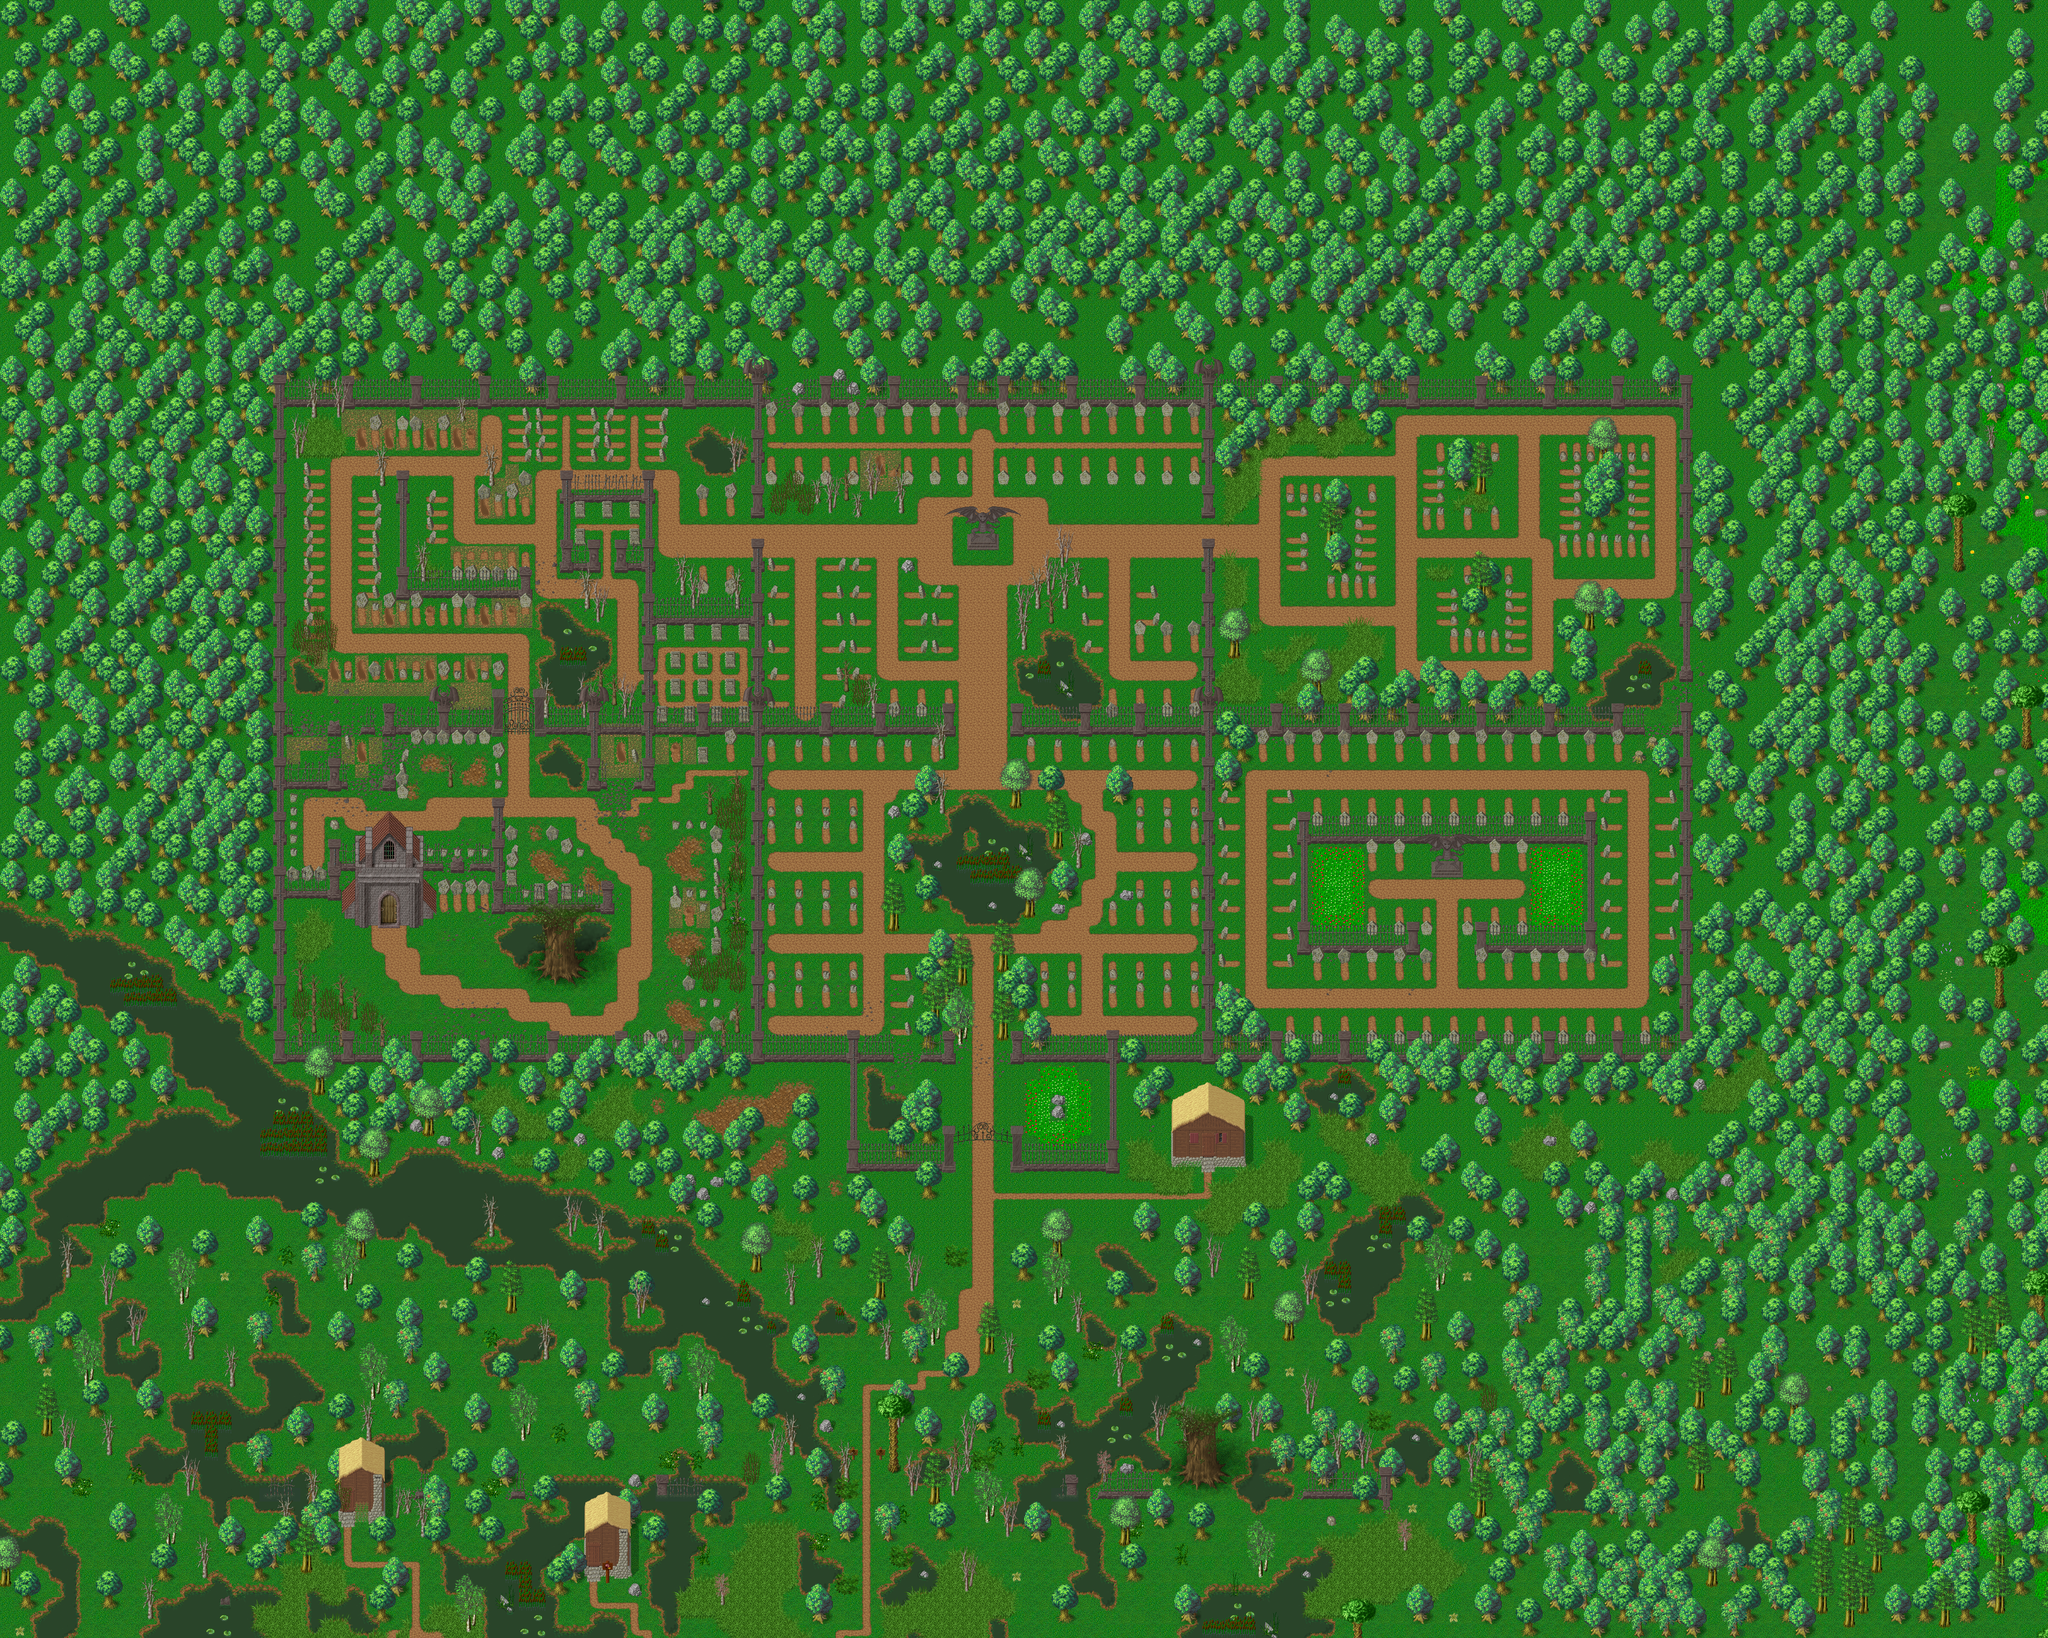

Tiled map render using the project's own tile images. Description and the map definition, with tile-layer contents summarised, below:
An orthogonal 150x120 tile map with 32x32 px tiles, 7 tile layers (Ground1, Ground2, Ground3, Fringe, ...), 1 hidden layer not drawn, 15 tilesets and 32 objects (29x spawn, 2x warp, particle_effect).

<map version="1.10" tiledversion="1.11.2" orientation="orthogonal" renderorder="right-down" width="150" height="120" tilewidth="32" tileheight="32" infinite="0" nextlayerid="10" nextobjectid="34">
 <properties>
  <property name="minimap" value="graphics/minimaps/027-1.png" />
  <property name="music" value="graveyard.ogg" />
  <property name="name" value="Graveyard" />
  <property name="overlay0image" value="graphics/images/ambient/fog.png" />
  <property name="overlay0parallax" value="1.0" />
  <property name="overlay0scrollX" value="0.307" />
  <property name="overlay0scrollY" value="0.211" />
  <property name="overlay1image" value="graphics/images/ambient/fog.png" />
  <property name="overlay1parallax" value="1.0" />
  <property name="overlay1scrollX" value="0.227" />
  <property name="overlay1scrollY" value="0.341" />
 </properties>
 <tileset firstgid="1" source="../tilesets/collision.tsx" />
 <tileset firstgid="3" source="../tilesets/woodland_ground.tsx" />
 <tileset firstgid="259" source="../tilesets/woodland_x2.tsx" />
 <tileset firstgid="291" source="../tilesets/woodland_x3.tsx" />
 <tileset firstgid="323" source="../tilesets/woodland_village.tsx" />
 <tileset firstgid="579" source="../tilesets/woodland_x5.tsx" />
 <tileset firstgid="595" source="../tilesets/woodland_x4.tsx" />
 <tileset firstgid="611" source="../tilesets/woodland_x8.tsx" />
 <tileset firstgid="627" source="../tilesets/woodland_swamp.tsx" />
 <tileset firstgid="883" source="../tilesets/forest.tsx" />
 <tileset firstgid="1282" source="../tilesets/woodland_graveyard_x3.tsx" />
 <tileset firstgid="1362" source="../tilesets/woodland_graveyard_x4.tsx" />
 <tileset firstgid="1394" source="../tilesets/woodland_graveyard_crypt.tsx" />
 <tileset firstgid="1457" source="../tilesets/woodland_graveyard_ground.tsx" />
 <tileset firstgid="1521" source="../tilesets/woodland_village_x3.tsx" />
 <layer id="1" name="Ground1" width="150" height="120">
  <data>[18000 cells, 18000 non-empty, 113 distinct tile ids]</data>
 </layer>
 <layer id="2" name="Ground2" width="150" height="120">
  <data>[18000 cells, 2088 non-empty, 131 distinct tile ids]</data>
 </layer>
 <layer id="3" name="Ground3" width="150" height="120">
  <data>[18000 cells, 41 non-empty, 18 distinct tile ids]</data>
 </layer>
 <layer id="4" name="Fringe" width="150" height="120">
  <data>[18000 cells, 5421 non-empty, 108 distinct tile ids]</data>
 </layer>
 <layer id="5" name="Over1" width="150" height="120">
  <data>[18000 cells, 157 non-empty, 72 distinct tile ids]</data>
 </layer>
 <layer id="6" name="Over2" width="150" height="120">
  <data>[18000 cells, 35 non-empty, 24 distinct tile ids]</data>
 </layer>
 <layer id="7" name="Over3" width="150" height="120">
  <data>[18000 cells, 2 non-empty, 1 distinct tile ids]</data>
 </layer>
 <layer id="8" name="Collision" width="150" height="120" visible="0">
  <data>[18000 cells, 12819 non-empty, 1 distinct tile ids]</data>
 </layer>
 <objectgroup id="9" name="Objects">
  <object id="1" name="To Caretaker's House" type="warp" x="2816" y="2688" width="32" height="32">
   <properties>
    <property name="dest_map" value="027-2" />
    <property name="dest_x" value="46" />
    <property name="dest_y" value="33" />
   </properties>
  </object>
  <object id="2" name="To Swamp" type="warp" x="2016" y="3392" width="32" height="32">
   <properties>
    <property name="dest_map" value="026-1" />
    <property name="dest_x" value="63" />
    <property name="dest_y" value="17" />
   </properties>
  </object>
  <object id="3" name="Poltergeist" type="spawn" x="1088" y="2496" width="3072" height="896">
   <properties>
    <property name="death" value="60000" />
    <property name="max_beings" value="4" />
    <property name="monster_id" value="45" />
    <property name="spawn" value="900000" />
   </properties>
  </object>
  <object id="4" name="Spectre" type="spawn" x="1056" y="2528" width="3136" height="832">
   <properties>
    <property name="death" value="60000" />
    <property name="max_beings" value="4" />
    <property name="monster_id" value="40" />
    <property name="spawn" value="900000" />
   </properties>
  </object>
  <object id="5" name="Wisp" type="spawn" x="1024" y="2560" width="3200" height="768">
   <properties>
    <property name="death" value="60000" />
    <property name="max_beings" value="4" />
    <property name="monster_id" value="38" />
    <property name="spawn" value="900000" />
   </properties>
  </object>
  <object id="6" name="Skeleton" type="spawn" x="672" y="1744" width="1080" height="688">
   <properties>
    <property name="death" value="8000" />
    <property name="max_beings" value="2" />
    <property name="monster_id" value="41" />
    <property name="spawn" value="60000" />
   </properties>
  </object>
  <object id="7" name="LadySkeleton" type="spawn" x="672" y="1744" width="1064" height="696">
   <properties>
    <property name="death" value="8000" />
    <property name="max_beings" value="2" />
    <property name="monster_id" value="42" />
    <property name="spawn" value="60000" />
   </properties>
  </object>
  <object id="8" name="Skeleton" type="spawn" x="1792" y="960" width="1024" height="736">
   <properties>
    <property name="death" value="20000" />
    <property name="max_beings" value="1" />
    <property name="monster_id" value="41" />
    <property name="spawn" value="175000" />
   </properties>
  </object>
  <object id="9" name="LadySkeleton" type="spawn" x="1792" y="960" width="1024" height="736">
   <properties>
    <property name="death" value="20000" />
    <property name="max_beings" value="1" />
    <property name="monster_id" value="42" />
    <property name="spawn" value="175000" />
   </properties>
  </object>
  <object id="10" name="Skeleton" type="spawn" x="672" y="960" width="1088" height="736">
   <properties>
    <property name="death" value="20000" />
    <property name="max_beings" value="4" />
    <property name="monster_id" value="41" />
    <property name="spawn" value="180000" />
   </properties>
  </object>
  <object id="11" name="LadySkeleton" type="spawn" x="672" y="960" width="1088" height="736">
   <properties>
    <property name="death" value="20000" />
    <property name="max_beings" value="4" />
    <property name="monster_id" value="42" />
    <property name="spawn" value="180000" />
   </properties>
  </object>
  <object id="12" name="Skeleton" type="spawn" x="2848" y="960" width="1056" height="704">
   <properties>
    <property name="death" value="20000" />
    <property name="max_beings" value="2" />
    <property name="monster_id" value="41" />
    <property name="spawn" value="35000" />
   </properties>
  </object>
  <object id="13" name="LadySkeleton" type="spawn" x="2848" y="960" width="1056" height="704">
   <properties>
    <property name="death" value="25000" />
    <property name="max_beings" value="3" />
    <property name="monster_id" value="42" />
    <property name="spawn" value="33000" />
   </properties>
  </object>
  <object id="14" name="Skeleton" type="spawn" x="1784" y="1728" width="1024" height="688">
   <properties>
    <property name="death" value="8000" />
    <property name="max_beings" value="1" />
    <property name="monster_id" value="41" />
    <property name="spawn" value="60000" />
   </properties>
  </object>
  <object id="15" name="LadySkeleton" type="spawn" x="1784" y="1728" width="1024" height="704">
   <properties>
    <property name="death" value="8000" />
    <property name="max_beings" value="1" />
    <property name="monster_id" value="42" />
    <property name="spawn" value="60000" />
   </properties>
  </object>
  </objectgroup>
</map>
<!-- 17 of 32 objects omitted -->
